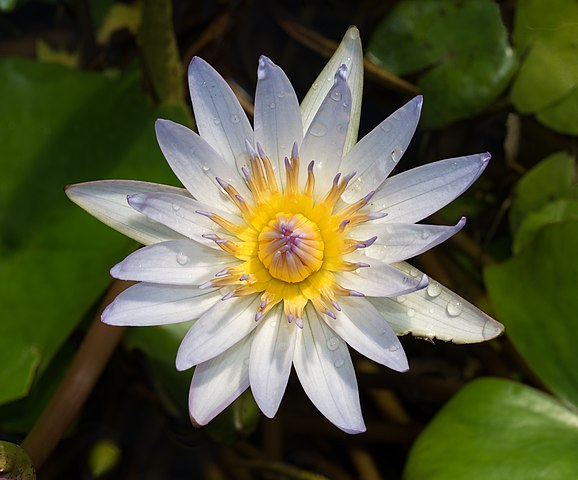
#> input picture lecture_1/01_getting_started/input/flower.jpg, 578 x 480 px, found by its file name
$ python 169_pixel_intensities.py
#> lines starting #> are read from the running program, lines starting #| are printed output that depends on the picture
import matplotlib.pyplot as plt
import numpy as np
import cv2
import os

if __name__ == "__main__":
    input_path = "lecture_1/01_getting_started/input/flower.jpg"
    output_path = "lecture_1/01_getting_started/output/169/"
    output_path_image = output_path + "flower_output_gray.png"

    os.makedirs(os.path.dirname(output_path), exist_ok=True)

    img = cv2.imread(input_path)
#> img is the input picture: shape (480, 578, 3); mean B, G, R 57.5, 87.7, 85.1
    gray = cv2.cvtColor(img, cv2.COLOR_BGR2GRAY)
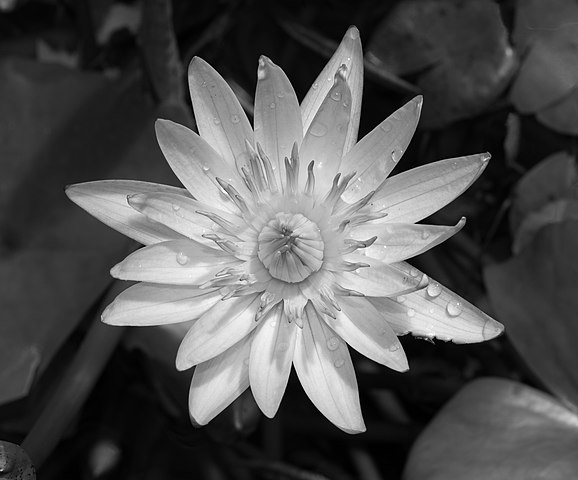
#> gray: shape (480, 578); min 0, max 255, mean 83.5
    cv2.imwrite(output_path_image, gray)

    hist = cv2.calcHist([gray],[0],None,[256],[0,256])
#> hist = 256 values, max 5382 at index 9, min 1 at index 255, mean 1083.8
    plt.plot(hist)
    plt.savefig(output_path + "histogram.png")
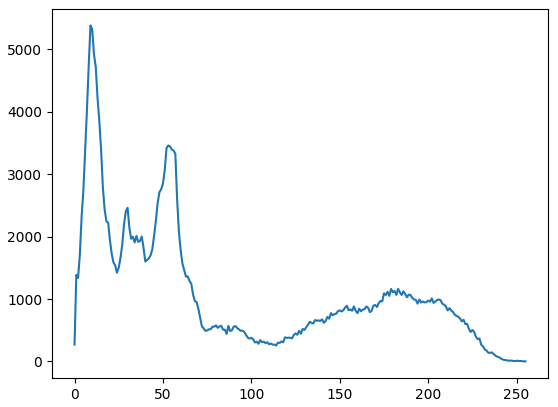
#> figure drawn by matplotlib, 1 panel; curve peaks at x = 9, y = 5382

    # henriks solution
    values = img[:, :, 1]
    plt.hist(np.reshape(values, (-1)), bins = 255)
    plt.savefig(output_path + "histogram_2.png")
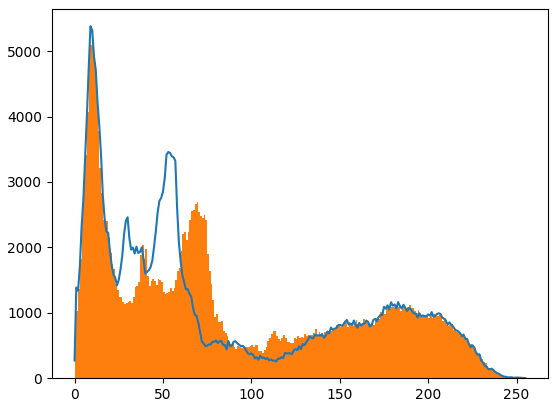
#> figure drawn by matplotlib, 1 panel; tallest bar 5181 high, from x = 10 to 11; curve peaks at x = 9, y = 5382
